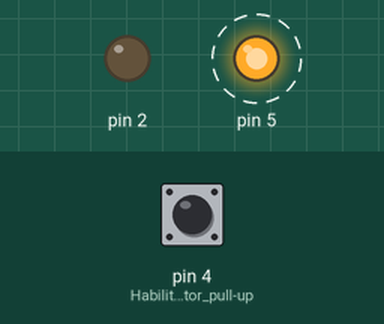
The sketch below on a simulated Arduino Uno, built with avr-gcc and run on an emulated ATmega328P. Parts: output pins drawn as LEDs (lit = HIGH). Dashed ring = blinking. The inputs (shaded band) are chosen by the test bench; at power-on: pin 4 (Habilita_resistor_pull-up) HIGH. What the sketch prints to the serial monitor is not drawn.

Above: at 0.88 s.
1.3 s: pin 4 (Habilita_resistor_pull-up) pulled LOW for 0.15 s
At 1.88 s:
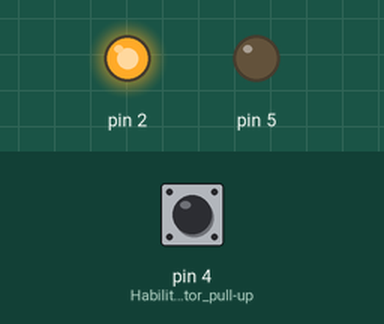
4.3 s: pin 4 (Habilita_resistor_pull-up) pulled LOW for 1 s
At 5.9 s:
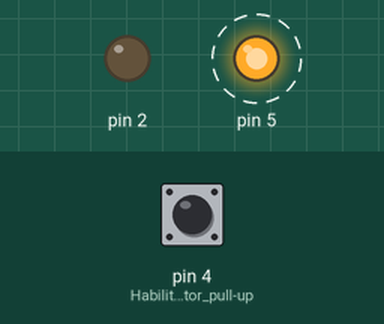
7.3 s: pin 4 (Habilita_resistor_pull-up) pulled LOW for 3.2 s
At 11.18 s:
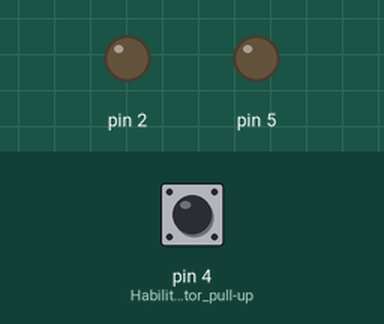
Timing chart, 0 to 18.0 s (numbered marks = the images above; inputs shaded):
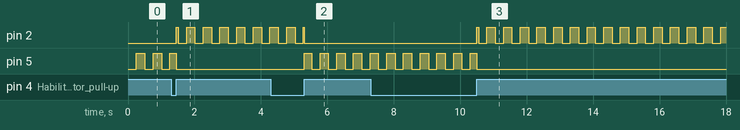

The sketch:

blink.ino
```cpp
int i = 0;
int pin = digitalRead(4);
int prevPin = pin;
unsigned long int rollTime = 0;
unsigned long int actualRollTime = 0;
int flag = 0;
void setup() {
  Serial.begin(9600);
  pinMode(2, OUTPUT);
  pinMode(5, OUTPUT);
  digitalWrite(2, LOW);
  digitalWrite(5, LOW);
  pinMode(4, INPUT_PULLUP);  // Habilita resistor pull-up interno
}

void blink(int pin){
  int blinkTime = 250;
  int pinHigh = pin ? 2 : 5;
  int pinLow = !pin ? 2 : 5;
  if(rollTime - actualRollTime > blinkTime){
    digitalWrite(pinHigh, HIGH);
    digitalWrite(pinLow, LOW);
  }else{
    digitalWrite(pinHigh, LOW);
    digitalWrite(pinLow, LOW);
  }
  if ( rollTime - actualRollTime > blinkTime * 2){
    actualRollTime = rollTime;
  }
}
int onOutButton(int* flag){
  int buttonPinState = digitalRead(4);
  if(buttonPinState == 1 && *flag == 1){
    *flag = 0;
    return 1;
  }
  if(*flag == 0 && buttonPinState == 0){
    *flag = 1;
  }
  return 0;
}
void loop() {
  blink(pin);
  Serial.println(pin);
  int isButtonOutPressed = onOutButton(&flag);
  if(isButtonOutPressed){
     pin = !pin;
  }
  rollTime = millis();
}
```

Measured:
- after the input at 1.3 s, pin 2: LOW → HIGH after 0.15 s, then repeats every 0.50 s: LOW 0.25 s, HIGH 0.25 s
- after the input at 4.3 s, pin 5: alternates HIGH for 0.25 s and LOW for 0.25 s, starting after 1.0 s
- after the input at 7.3 s, pin 2: LOW → HIGH after 3.2 s, then repeats every 0.50 s: LOW 0.25 s, HIGH 0.25 s
